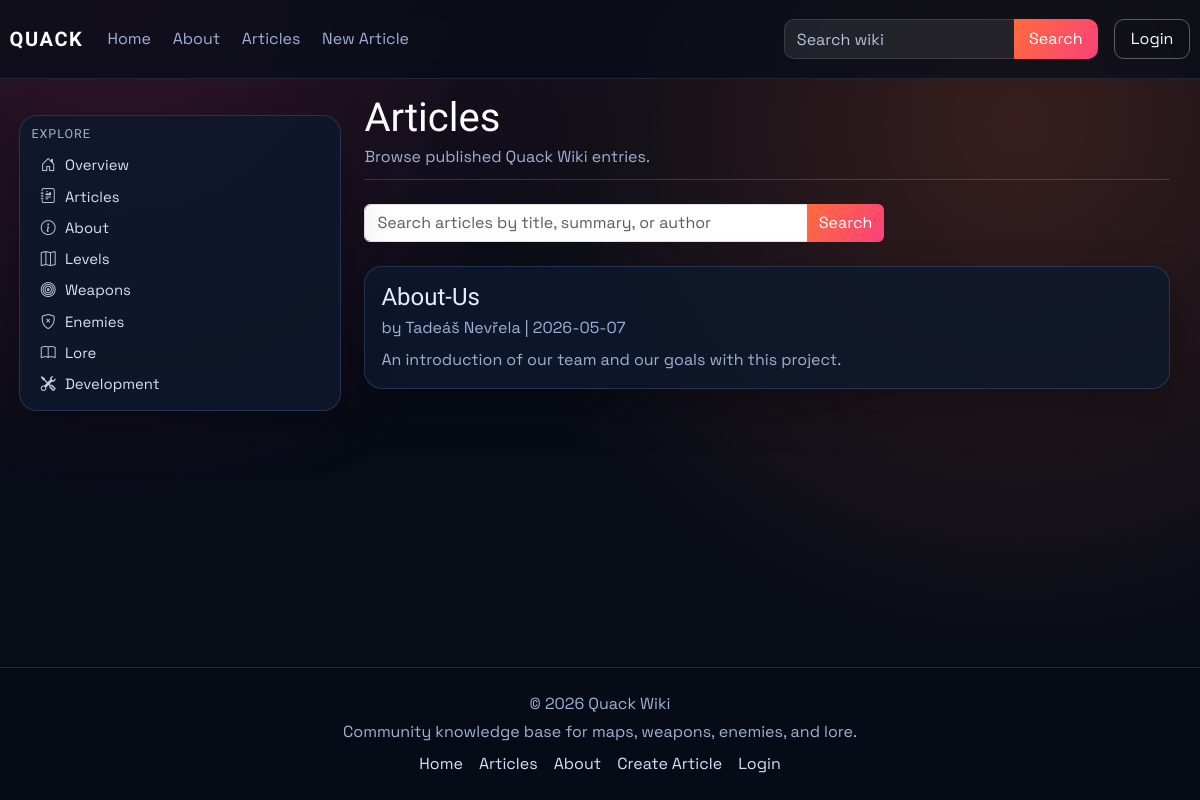
Page /articles on the earlier database version.
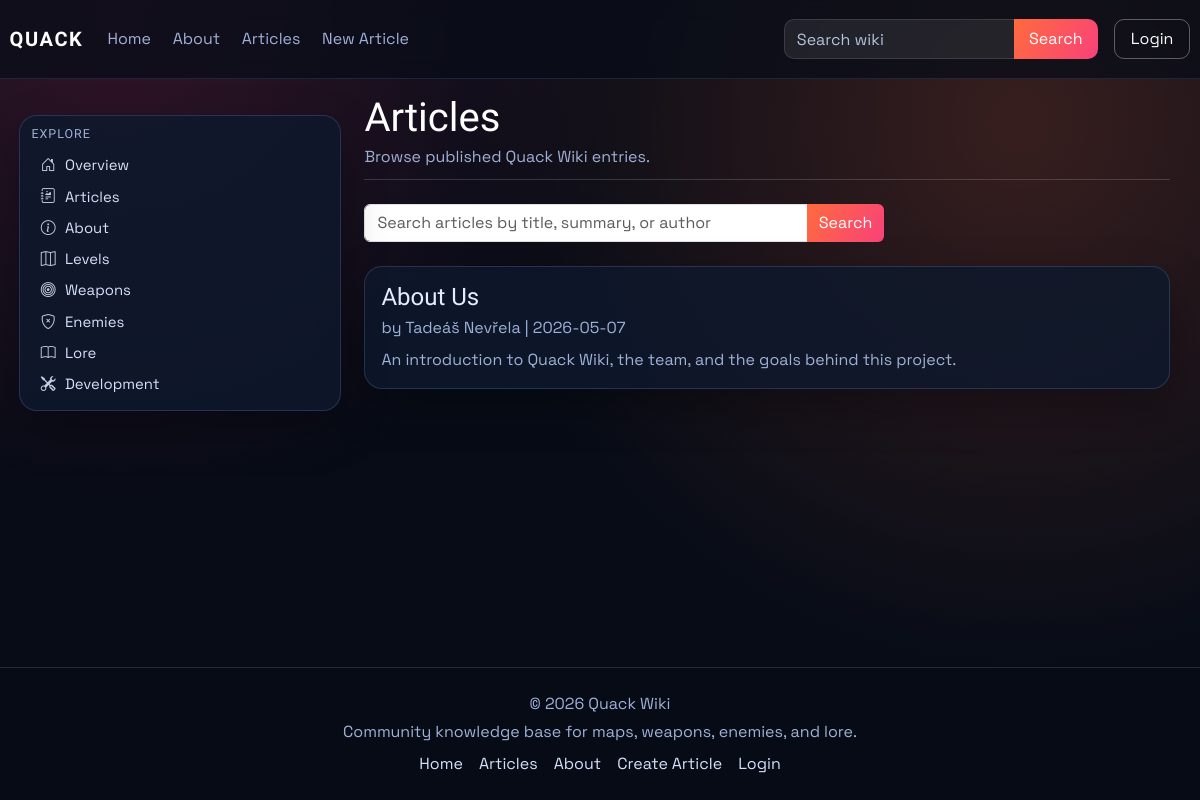
Same page on the later database version.
### models.py (models this page shows)
class Article(db.Model):
    id = db.Column(db.Integer, primary_key=True)
    title = db.Column(db.String(120), unique=True, nullable=False)
    author = db.Column(db.String(120), nullable=False)
    created_at = db.Column(db.DateTime, default=datetime.utcnow)
    image_url = db.Column(db.String(120), default='default.png')
    summary = db.Column(db.Text)
    content = db.Column(db.Text, nullable=False)
    infobox_data = db.Column(db.Text, nullable=True)
    tags = db.Column(db.JSON, default=list)
    status = db.Column(db.String(20), default='pending', nullable=False)
    approved_by = db.Column(db.String(120), nullable=True)
    approved_at = db.Column(db.DateTime, nullable=True)
    is_archived = db.Column(db.Boolean, default=False, nullable=False)
    archived_at = db.Column(db.DateTime, nullable=True)

### main.py (the view)
@app.route('/articles')
def articles():
    search = (request.args.get('q') or '').strip()
    query = Article.query.filter(
        Article.is_archived.is_(False),
        func.lower(func.trim(Article.status)) == 'approved',
    )
    if search:
        like = f'%{search}%'
        query = query.filter((Article.title.ilike(like)) | (Article.summary.ilike(like)) | (Article.author.ilike(like)))
    article_list = query.order_by(Article.created_at.desc()).all()
    article_links = {article.id: article_public_url(article) for article in article_list}
    return render_template('articles.html', articles=article_list, search=search, article_links=article_links)

### main.py (called while the page is built)
def article_public_url(article_obj: Article) -> str:
    if article_has_tag(article_obj, 'about-us'):
        return url_for('about')
    return url_for('article', article_title=article_obj.title)

def article_has_tag(article_obj: Article, tag_name: str) -> bool:
    wanted = tag_name.strip().lower()
    return any(str(tag).strip().lower() == wanted for tag in (article_obj.tags or []))

### templates/articles.html (shortened to what this page needs)
{% extends "_base.html" %}
{% block content %}
<div class="container-fluid px-0 article-wiki">
    <header class="article-header mb-4">
        <h1 class="article-title">Articles</h1>
        <p class="article-meta mb-0">Browse published Quack Wiki entries.</p>
    </header>
    <form method="GET" action="{{ url_for('articles') }}" class="mb-4" style="max-width: 520px;">
        <div class="input-group">
            <input class="form-control" type="search" name="q" value="{{ search }}" placeholder="Search articles by title, summary, or author">
            <button class="btn btn-brand" type="submit">Search</button>
        </div>
    </form>
    <section class="row g-3">
        {% for article in articles %}
        <div class="col-12">
            <article class="card p-3">
                <h4 class="mb-1"><a href="{{ article_links[article.id] }}">{{ article.title }}</a></h4>
                <p class="article-meta mb-2">by {{ article.author }} | {{ article.created_at.strftime('%Y-%m-%d') if article.created_at else "Unknown date" }}</p>
                <p class="mb-0">{{ article.summary or "No summary available." }}</p>
            </article>
        </div>
        {% else %}
        <div class="col-12">
            <div class="card p-4">
                <p class="mb-0 text-muted">No published articles found.</p>
            </div>
        </div>
        {% endfor %}
    </section>
</div>
{% endblock %}

### templates/_base.html (shortened to what this page needs)
<!doctype html>
<html lang="en">
<head>
    <link href="https://cdn.jsdelivr.net/npm/bootstrap@5.3.3/dist/css/bootstrap.min.css" rel="stylesheet">
    <link href="https://cdn.jsdelivr.net/npm/bootstrap-icons@1.11.3/font/bootstrap-icons.min.css" rel="stylesheet">
    <link rel="stylesheet" href="{{ url_for('static', filename='css/style.css', v='20260525-1') }}">
</head>
<body>
    {% include "partials/navbar.html" %}
    <div class="layout-shell container-fluid">
        <aside class="wiki-sidebar-detached d-none d-lg-block">
            {% include "partials/sidebar.html" %}
        </aside>
        <main class="page-content page-content-with-sidebar">
            {% block content %}{% endblock %}
        </main>
        <div class="layout-footer-spacer d-none d-lg-block" aria-hidden="true"></div>
    </div>
    {% include "partials/footer.html" %}
</body>
</html>

### templates/partials/navbar.html (shortened to what this page needs)
{% from "partials/tag_link.html" import tag_article_link %}
<nav class="navbar navbar-expand-lg main-nav">
    <div class="container-fluid nav-wrap">
        <a class="navbar-brand brand-mark" href="{{ url_for('index') }}">QUACK</a>
        <div class="collapse navbar-collapse" id="navbarNav">
            <ul class="navbar-nav me-auto nav-links">
                <li class="nav-item"><a class="nav-link" href="{{ url_for('index') }}">Home</a></li>
                <li class="nav-item">{{ tag_article_link('about-us', 'About', class_name='nav-link') }}</li>
                <li class="nav-item"><a class="nav-link" href="{{ url_for('articles') }}">Articles</a></li>
                <li class="nav-item"><a class="nav-link" href="{{ url_for('create_article') }}">New Article</a></li>
            </ul>
            <ul class="navbar-nav ms-auto align-items-lg-center nav-tools">
                <li class="nav-item nav-search-wrap">
                    <form class="nav-search" method="GET" action="{{ url_for('index') }}">
                        <input class="form-control" type="search" name="q" placeholder="Search wiki">
                        <button class="btn btn-brand" type="submit">Search</button>
                    </form>
                </li>
                {% if current_user.is_authenticated %}
                <li class="nav-item dropdown ms-lg-3">
                    <a class="profile-trigger" href="#" role="button" data-bs-toggle="dropdown" aria-expanded="false">
                        <span class="profile-avatar">{{ current_user.username[0]|upper }}</span>
                        <span class="profile-name">{{ current_user.username }}</span>
                    </a>
                    <ul class="dropdown-menu dropdown-menu-end">
                        <li><a class="dropdown-item" href="{{ url_for('index') }}">Profile</a></li>
                        <li><a class="dropdown-item" href="{{ url_for('index') }}">Settings</a></li>
                        <li><a class="dropdown-item" href="{{ url_for('index') }}">My Pages</a></li>
                        <li><hr class="dropdown-divider"></li>
                        <li><a class="dropdown-item text-danger" href="{{ url_for('logout') }}">Logout</a></li>
                    </ul>
                </li>
                {% else %}
                <li class="nav-item ms-lg-3">
                    <a class="btn btn-outline-light nav-login-btn" href="{{ url_for('login') }}">Login</a>
                </li>
                {% endif %}
            </ul>
        </div>
    </div>
</nav>

### templates/partials/tag_link.html
{% macro tag_article_link(tag, label, icon='', class_name='') -%}
<a href="{{ url_for('about') if tag == 'about-us' else url_for('tagged_article', tag=tag) }}"{% if class_name %} class="{{ class_name }}"{% endif %}>
    {% if icon %}<i class="{{ icon }} sidebar-icon"></i>{% endif %}{{ label }}
</a>
{%- endmacro %}

### templates/partials/sidebar.html
{% from "partials/tag_link.html" import tag_article_link %}
<nav class="wiki-sidebar">
    {% if current_user.is_authenticated and current_user.role in ['admin', 'writer'] and request.endpoint in ['dashboard_users', 'dashboard_articles'] %}
    <h6 class="sidebar-title">Dashboard</h6>
    {% if current_user.role == 'admin' %}
    <a href="{{ url_for('dashboard_users') }}"><i class="bi bi-people-fill sidebar-icon"></i>Users</a>
    {% endif %}
    <a href="{{ url_for('dashboard_articles') }}"><i class="bi bi-journal-text sidebar-icon"></i>Articles</a>
    <a href="{{ url_for('create_article') }}"><i class="bi bi-plus-square sidebar-icon"></i>Create Article</a>
    {% else %}
    <h6 class="sidebar-title">Explore</h6>
    <a href="{{ url_for('index') }}"><i class="bi bi-house-door sidebar-icon"></i>Overview</a>
    <a href="{{ url_for('articles') }}"><i class="bi bi-journal-richtext sidebar-icon"></i>Articles</a>
    {{ tag_article_link('about-us', 'About', 'bi bi-info-circle') }}
    {{ tag_article_link('levels', 'Levels', 'bi bi-map') }}
    {{ tag_article_link('weapons', 'Weapons', 'bi bi-bullseye') }}
    {{ tag_article_link('enemies', 'Enemies', 'bi bi-shield-x') }}
    {{ tag_article_link('lore', 'Lore', 'bi bi-book') }}
    {{ tag_article_link('development', 'Development', 'bi bi-tools') }}
    {% endif %}
</nav>

### templates/partials/footer.html (shortened to what this page needs)
{% from "partials/tag_link.html" import tag_article_link %}
<footer class="site-footer">
    <div class="container-fluid">
        <div class="footer-content">
            <p class="mb-1">&copy; 2026 Quack Wiki</p>
            <p class="mb-0">Community knowledge base for maps, weapons, enemies, and lore.</p>
            <div class="footer-links">
                <a href="{{ url_for('index') }}">Home</a>
                <a href="{{ url_for('articles') }}">Articles</a>
                {{ tag_article_link('about-us', 'About') }}
                <a href="{{ url_for('create_article') }}">Create Article</a>
                <a href="{{ url_for('login') }}">Login</a>
            </div>
        </div>
    </div>
</footer>

### static/css/style.css (style rules this page uses)
:root { --bg: #070c17; --bg-soft: #101a2d; --panel: rgba(14, 25, 44, 0.82); --panel-border: rgba(130, 170, 255, 0.2); --text: #e6ecff; --text-dim: #9fb0d6; --brand: #ff6b3d; --brand-2: #f9417a; --ok: #2ccf9f; --radius: 18px; --shadow: 0 18px 45px rgba(0, 0, 0, 0.3); --nav-height: 72px; --sidebar-width: 330px; --footer-height: 124px; --layout-top-pad: 5.6rem; --layout-side-pad: 1.2rem; --sidebar-top-offset: 1rem; }
* { box-sizing: border-box; }
body { margin: 0; color: var(--text); font-family: "Space Grotesk", sans-serif; background: radial-gradient(circle at 10% 0%, rgba(249, 65, 122, 0.18), transparent 38%), radial-gradient(circle at 85% 15%, rgba(255, 107, 61, 0.2), transparent 45%), linear-gradient(180deg, #060b16, var(--bg)); min-height: 100vh; display: flex; flex-direction: column; }
h1, h2, h3, h4, h5, h6, .navbar-brand { font-family: "Sora", sans-serif; }
a { text-decoration: none; color: inherit; }
.main-nav { position: fixed; top: 0; left: 0; right: 0; width: 100%; margin-top: 0; z-index: 40; backdrop-filter: blur(10px); background: rgba(8, 13, 24, 0.72); border-top: 0; border-bottom: 1px solid rgba(130, 170, 255, 0.15); }
.nav-wrap { padding: 0.7rem 0.6rem; }
.brand-mark { font-weight: 700; letter-spacing: 0.08em; color: #fff; }
.nav-links .nav-link { color: var(--text-dim); margin-right: 0.35rem; transition: color 0.2s ease; }
.nav-search { display: flex; align-items: stretch; gap: 0; }
.nav-search .form-control { background: rgba(255, 255, 255, 0.08); border: 1px solid rgba(255, 255, 255, 0.12); border-right: 0; border-radius: 10px 0 0 10px; color: #fff; min-width: 230px; height: 40px; }
.nav-search .form-control::placeholder { color: #b6c2de; }
.nav-search .btn { height: 40px; border-radius: 0 10px 10px 0; padding-inline: 0.95rem; }
.nav-login-btn { height: 40px; display: inline-flex; align-items: center; justify-content: center; padding-inline: 1rem; border-radius: 10px; }
.layout-shell { padding: var(--layout-top-pad) var(--layout-side-pad) 1.2rem; flex: 1 0 auto; }
.wiki-sidebar-detached { position: fixed; top: calc(var(--layout-top-pad) + var(--sidebar-top-offset)); left: var(--layout-side-pad); width: var(--sidebar-width); height: calc(100vh - var(--layout-top-pad) - var(--sidebar-top-offset) - var(--footer-height)); padding: 0.6rem 0.5rem 0.6rem 0; z-index: 30; }
.wiki-sidebar { width: 100%; max-height: calc(100vh - var(--nav-height) - var(--footer-height) - 6.5rem); overflow-y: auto; padding: 0.65rem 0.7rem; border-radius: var(--radius); border: 1px solid var(--panel-border); background: var(--panel); box-shadow: var(--shadow); }
.sidebar-title { color: var(--text-dim); letter-spacing: 0.08em; text-transform: uppercase; margin-bottom: 0.5rem; font-size: 0.78rem; }
.wiki-sidebar a { display: block; padding: 0.42rem 0.5rem; font-size: 0.93rem; line-height: 1.2; color: #d6e0fa; border-radius: 8px; transition: background-color 0.2s ease; }
.sidebar-icon { display: inline-block; width: 1.1rem; margin-right: 0.5rem; text-align: center; opacity: 0.9; }
.page-content { padding: 0.25rem 0.7rem; }
.page-content-with-sidebar { margin-left: calc(var(--sidebar-width) + 0.25rem); }
.layout-footer-spacer { height: var(--footer-height); width: 100%; }
.article-wiki { max-width: 1220px; }
.article-header { border-bottom: 1px solid rgba(255, 255, 255, 0.16); padding-bottom: 0.65rem; }
.article-title { margin-bottom: 0.2rem; }
.card { border-radius: var(--radius); border: 1px solid var(--panel-border); background: var(--panel); color: var(--text); box-shadow: var(--shadow); }
.info-card h5, .article-title { color: #fff; }
.info-card p, .article-meta, .card p, .text-muted { color: var(--text-dim) !important; }
.btn-brand, .btn-primary { border: none; color: #fff; background: linear-gradient(120deg, var(--brand), var(--brand-2)); }
.btn-outline-light { border-color: rgba(255, 255, 255, 0.32); }
.site-footer { margin-top: auto; min-height: var(--footer-height); padding: 1.5rem 1rem; color: var(--text-dim); border-top: 1px solid rgba(255, 255, 255, 0.12); background: rgba(6, 11, 22, 0.55); }
.footer-content { text-align: center; }
.footer-links { display: flex; justify-content: center; gap: 1rem; flex-wrap: wrap; margin-top: 0.5rem; }
.footer-links a { color: #d6e0fa; }

Differences in the rows shown:
changed Article "Tadeáš Nevřela": title "About-Us" → "About Us"; summary "An introduction of our team and our goals with this project." → "An introduction to Quack Wiki, the team, and the goals behind this project."
